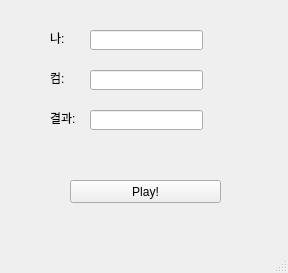
<?xml version="1.0" encoding="UTF-8"?>
<ui version="4.0">
 <class>MainWindow</class>
 <widget class="QMainWindow" name="MainWindow">
  <property name="geometry">
   <rect>
    <x>0</x>
    <y>0</y>
    <width>288</width>
    <height>273</height>
   </rect>
  </property>
  <property name="windowTitle">
   <string>MainWindow</string>
  </property>
  <widget class="QWidget" name="centralwidget">
   <widget class="QLabel" name="lblMine">
    <property name="geometry">
     <rect>
      <x>50</x>
      <y>30</y>
      <width>101</width>
      <height>16</height>
     </rect>
    </property>
    <property name="text">
     <string>나: </string>
    </property>
   </widget>
   <widget class="QPushButton" name="pb">
    <property name="geometry">
     <rect>
      <x>70</x>
      <y>180</y>
      <width>151</width>
      <height>23</height>
     </rect>
    </property>
    <property name="text">
     <string>Play!</string>
    </property>
   </widget>
   <widget class="QLabel" name="lblCom">
    <property name="geometry">
     <rect>
      <x>50</x>
      <y>70</y>
      <width>101</width>
      <height>16</height>
     </rect>
    </property>
    <property name="text">
     <string>컴: </string>
    </property>
   </widget>
   <widget class="QLabel" name="lblResult">
    <property name="geometry">
     <rect>
      <x>50</x>
      <y>110</y>
      <width>101</width>
      <height>16</height>
     </rect>
    </property>
    <property name="text">
     <string>결과: </string>
    </property>
   </widget>
   <widget class="QLineEdit" name="leMine">
    <property name="geometry">
     <rect>
      <x>90</x>
      <y>30</y>
      <width>113</width>
      <height>20</height>
     </rect>
    </property>
   </widget>
   <widget class="QLineEdit" name="leCom">
    <property name="geometry">
     <rect>
      <x>90</x>
      <y>70</y>
      <width>113</width>
      <height>20</height>
     </rect>
    </property>
   </widget>
   <widget class="QLineEdit" name="leResult">
    <property name="geometry">
     <rect>
      <x>90</x>
      <y>110</y>
      <width>113</width>
      <height>20</height>
     </rect>
    </property>
   </widget>
  </widget>
  <widget class="QMenuBar" name="menubar">
   <property name="geometry">
    <rect>
     <x>0</x>
     <y>0</y>
     <width>288</width>
     <height>21</height>
    </rect>
   </property>
  </widget>
  <widget class="QStatusBar" name="statusbar"/>
 </widget>
 <resources/>
 <connections/>
</ui>
